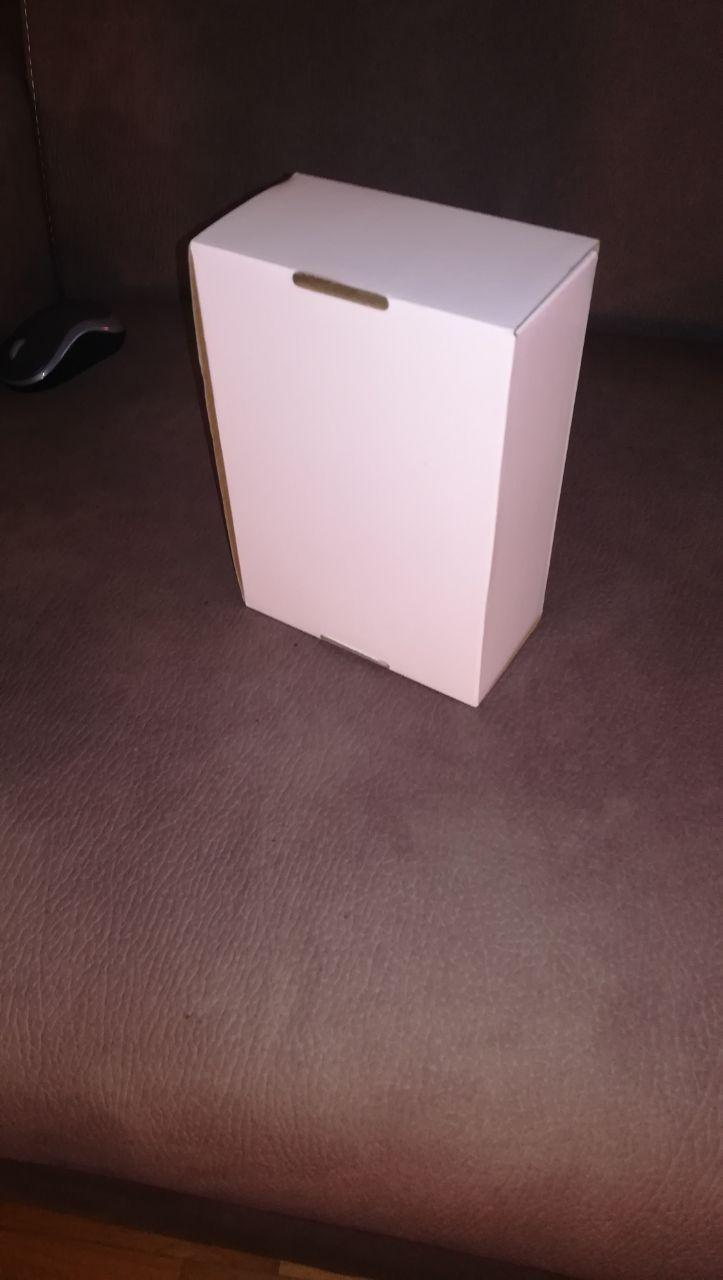
#> input picture images/box/box3.jpg, 723 x 1280 px; the run also reads 1 picture not shown here
$ jupyter execute --allow-errors colors_n_masking.ipynb
#> lines starting #> are read from the running program, lines starting #| are printed output that depends on the picture; after the words box and inside, x2 and y2 are one past the last pixel; in counts of white or black regions, pixels touching at a corner belong together; pictures that were not available may be replaced by others from this repository, and a replacement may not be noted
# Color Spaces

In this notebook we analyze different color spaces depending on their properties. The target for these tests is background removal for searching the panel in the field.<br>
The main property we considered is that the field is mainly red, because it pretend to be a replica of the Martian field.<br>
This assumption will be used widely during competition's photo analysis.
### Overview of different color spaces
Also take a look at [this link](https://www.learnopencv.com/color-spaces-in-opencv-cpp-python/).
+ **RGB**:
    + device dependent
    + condition dependent
+ **HSV**:
    + device dependent
    + h,s not so much condition dependent
    + cyclic (red look realy different indor/outdoor)
+ **LAB** (luminance + 2 colors)
    + inspired by human vision
    + device INDEPENDENT
    + mostly L condition dependent

[cell 1]
# Initial includes - execute first
import cv2
import numpy as np
from matplotlib import pyplot as plt

### Color thresholding RGB
Separating channels it's a usefull way to understand which color threshold based on the current space.<br>
After some tests it turns out that masking the 3 joint channels it's the same than masking them separately and merging.<br>
Simple threshold has the same effect as masking with lower value 0 and same upper val for each channel.

[cell 2]
# channels extraction, mask and threshold

# Debug - set 1 to show intermediate results
debhsv = 0
debhist=0
debresult = 0
debmask=0
debcanny = 1

# Load test image and convert it to RGB (default for cv is BGR)
image=cv2.cvtColor(cv2.imread('../../images/box/box3.jpg'),cv2.COLOR_BGR2RGB)

plt.figure(figsize=(20,10))
plt.subplot(1,2,1)
plt.imshow(image)
plt.title("Original image")

# For better study effectivness in working with separated channels, create 3 variables
imager,imageg,imageb = cv2.split(image)
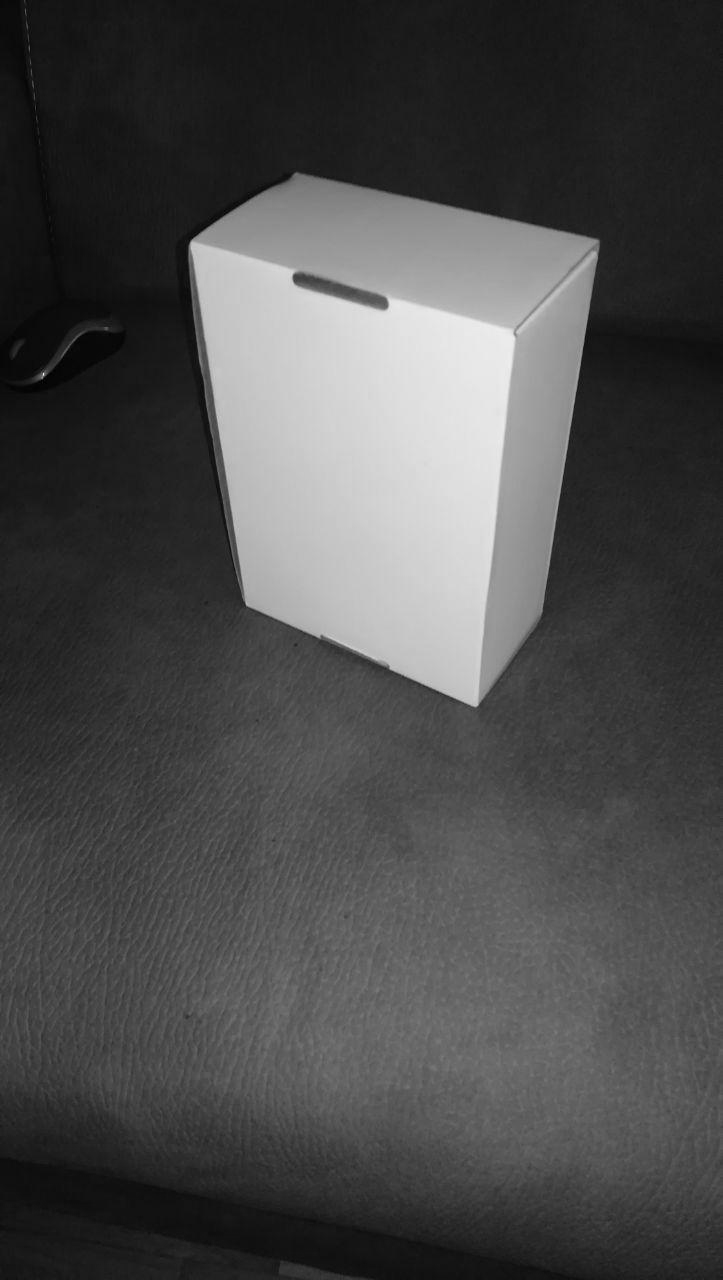
#> imageg: shape (1280, 723); min 0, max 253, mean 75.6

#channel histograms
histr,_ = np.histogram(imager, 256, [0,256])#may use imager.flatten()
#> histr = 256 values, max 16886 at index 35, min 1 at index 0, mean 3615
histg,_ = np.histogram(imageg, 256, [0,256])
#> histg = 256 values, max 22140 at index 28, min 0 at index 239, mean 3615
histb,_ = np.histogram(imageb, 256, [0,256])
#> histb = 256 values, max 19665 at index 24, min 0 at index 252, mean 3615

if debhist:
    plt.subplot(1,2,2)
    plt.plot(histr, color = 'r')
    plt.plot(histg, color = 'g')
    plt.plot(histb, color = 'b')
    plt.title("Original image histogram")
    plt.show()

#channel merging
#imagem=cv2.merge((rimage,gimage,bimage))

##green = np.uint8([[[0,255,0 ]]])
##hsv_green = cv2.cvtColor(green,cv2.COLOR_BGR2HSV)

# Mask on the original image without channel separation
wholelow = (0,0,0)
wholehigh = (135,115,115)
wholemask = cv2.bitwise_not(cv2.inRange(image,wholelow,wholehigh))#killmaskt
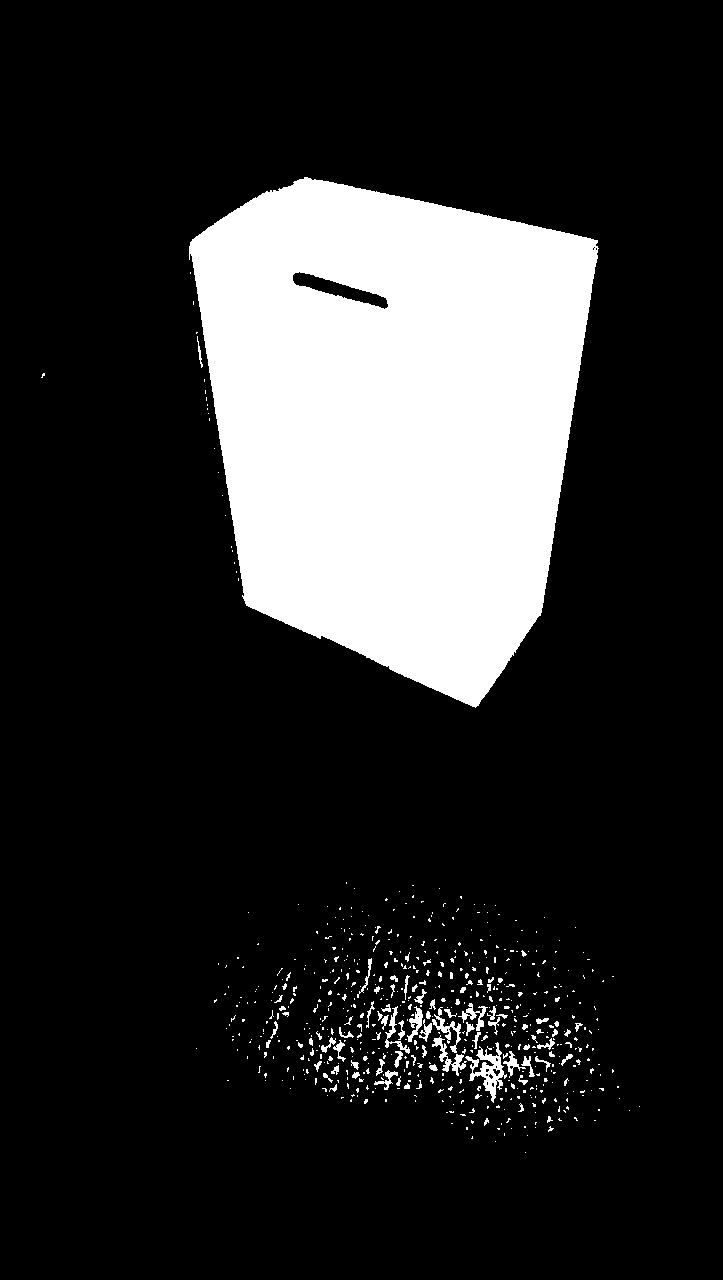
#> wholemask: shape (1280, 723); 17.9% white; 618 white regions (530 under 20 px), largest, box (x1, y1, x2, y2) and area: (189, 177, 599, 708) 156996, (465, 1042, 507, 1103) 850, (432, 1035, 467, 1076) 387
if debmask:
    plt.imshow(wholemask,cmap='gray')
    plt.show()
wholeimage = cv2.bitwise_and(image,image,mask=wholemask)
if debresult:
    plt.imshow(cv2.cvtColor(wholeimage, cv2.COLOR_RGB2GRAY),cmap='gray')
    plt.show()

## if the lower value is zero, a simple thresholding can be applied
##_, threshr = cv2.threshold(imager, 135, 255, cv2.THRESH_BINARY),...
##rgb_thresh = cv2.merge((threshr,...))
##if values of threshold are the same, it's equal to
##_,rgb_thresh = cv2.threshold(image_rgb, thrval, 255, cv2.THRESH_BINARY)

# Edges/contours on the masked image
filterparam = (100,20,0)
imagedges = cv2.Canny(cv2.cvtColor(wholeimage, cv2.COLOR_RGB2GRAY), filterparam[0], filterparam[1], filterparam[2])
#> imagedges: shape (1280, 723); 1.2% white in thin lines or dots, all inside (x1, y1, x2, y2) = (41, 176, 641, 1154)
if debcanny:
    plt.imshow(imagedges,cmap='gray')
    plt.title("Edges with Canny")
    plt.show()

### Color thresholding HSV
HUE thresholding is not enough with a wild image to separate the color (due to color mixing on the pixels/light conditions), **saturation/value channel** should be used also (as in the example below), in this case similarly to the color mask in hsv space.<br>

https://stackoverflow.com/questions/29156091/opencv-edge-border-detection-based-on-color
<br><br>
HUE channel it's circular, with values [0,179(°)], hence min and max vlues coincide; when those must be considered | our value<0 or >360°, it's better to shift the whole channel by an angular quantity | channel_shift=angular_shift/2<br><br>
Heuristics must be introduced to separate joint contours: thresholding the other channels since borderline pixels may assume a mixed color (hence inside hue range), or dilation to create an inner and outer contour and pick the inner ones(hierarcky>0)

[cell 3]
doshift=0

image=cv2.cvtColor(cv2.imread('../../images/rectangles.jpg'),cv2.COLOR_BGR2HSV)
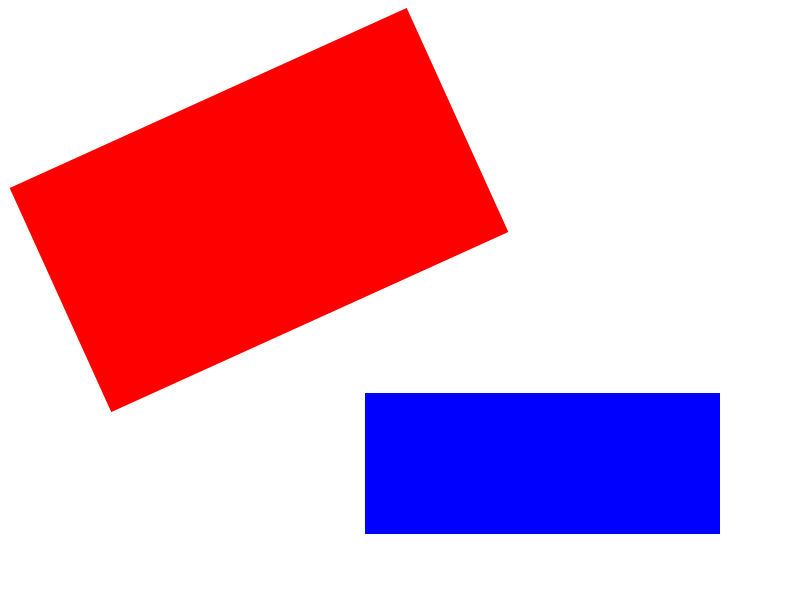
#> input picture images/rectangles.jpg, 800 x 600 px
#> image: shape (600, 800, 3); mean H, S, V 12.7, 83.6, 254.7
imgh,imgs,imgv=cv2.split(image)

plt.subplot(1,3,1)
plt.imshow(imgh,cmap='gray')
plt.subplot(1,3,2)
plt.imshow(imgs,cmap='gray')
plt.subplot(1,3,3)
plt.imshow(imgv,cmap='gray')
plt.show()

if doshift:
    angular_shift=50
    hueshift=angular_shift/2
    imgh=(imgh+ hueshift) % 180
    plt.imshow(imgh,cmap='gray')
    plt.show()

#threshold on s/v channel to separate joint contours,otherwise:
#dilation and picking of inner contours through hierarchy(this one after canny)

#edge detector
imghedg= cv2.Canny(imgh, 10,500,1)
#> imghedg: shape (600, 800); 0.4% white in thin lines or dots, all inside (x1, y1, x2, y2) = (13, 16, 720, 537)

plt.imshow(imghedg,cmap='gray')
plt.show()

if 0:
    limlow=(50,50,50)
    limhigh=(255,255,)
    mask = cv2.inRange(hsvimage, limlow,limhigh)
    thresimage = cv2.bitwise_and(image,image, mask=mask)

Tests showed that filtering (gaussian, median) had no improvement on the single H channel edge detection.

### logical thresholding
accessing directly to the channels of the converted image, without the  use of thresholding or masking function

for implementing thresholding in range, 2 consecutive masks are required; execution time appears a little longer

[cell 4]
import cv2
from matplotlib import pyplot as plt

img = cv2.cvtColor(cv2.imread('../../images/marsyard/task.jpg'),cv2.COLOR_BGR2RGB)
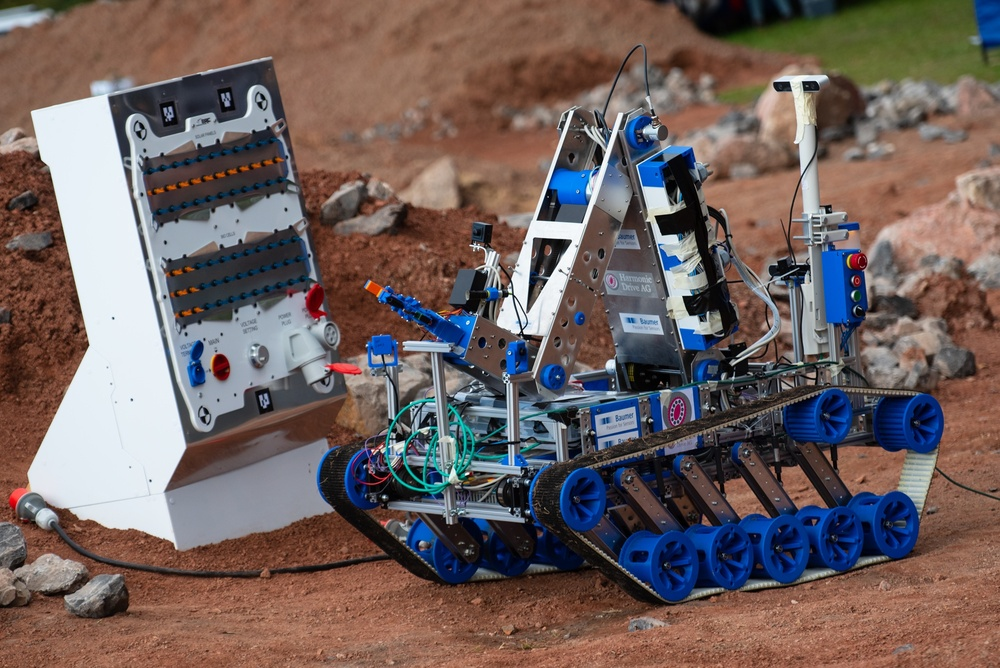
#> input picture images/marsyard/task.jpg, 1000 x 668 px, shrunk from 2000 x 1335 before the run
image_thr = img.copy()
image_thr[(img[...,0]<100) | (img[...,2]<100) |(img[...,1]<100)]=0
##
plt.subplot(1,2,1)
plt.imshow(img)
plt.subplot(1,2,2)
plt.imshow(image_thr)
plt.show()

img = cv2.imread('../../images/z_other/echocolor.jpg')
#> (the rest of this cell did not finish here and is left out)

### mask of black pixels

to avoid considering the black pixels, present in the area where the histogram is analyzed, add a mask to the calcHist, considering that black[hsv] s.t. value==0

https://stackoverflow.com/questions/62875780/how-to-calculate-histogram-on-opencv-without-taking-into-consideration-all-black

https://stackoverflow.com/questions/36689915/opencv-ignoring-pixels-when-generating-a-hue-histogram

[cell 5]
import cv2
import numpy as np
from matplotlib import pyplot as plt

imagehsv=cv2.cvtColor(image_thr,cv2.COLOR_BGR2HSV)
#> imagehsv: shape (668, 1000, 3); mean H, S, V 14.3, 9.4, 49.4
# imageh,images,imagev=cv2.split(imagehsv)
# imageh=imagehsv[...,0];images=imagehsv[...,1];imagev=imagehsv[...,2];
# mask where value channel not zero
vmask=imagehsv[...,2] !=0
#> vmask: shape (668, 1000) bool; 26.4% white; 2770 white regions (2528 under 20 px), largest, box (x1, y1, x2, y2) and area: (0, 56, 340, 551) 76419, (636, 64, 1000, 362) 23715, (499, 70, 693, 379) 12056
vmask=vmask.astype(np.uint8)
plt.imshow(vmask)
plt.show()
#> (the rest of this cell did not finish here and is left out)

### test on a  marsyard image

[cell 6]
import cv2
import numpy as np
from matplotlib import pyplot as plt
debhist=1

image = cv2.cvtColor(cv2.imread("../../images/marsyard/task-example.jpg"), cv2.COLOR_BGR2RGB)
imager,imageg,imageb = cv2.split(image)
#> imager: shape (668, 1000)
#> imageg: shape (668, 1000)
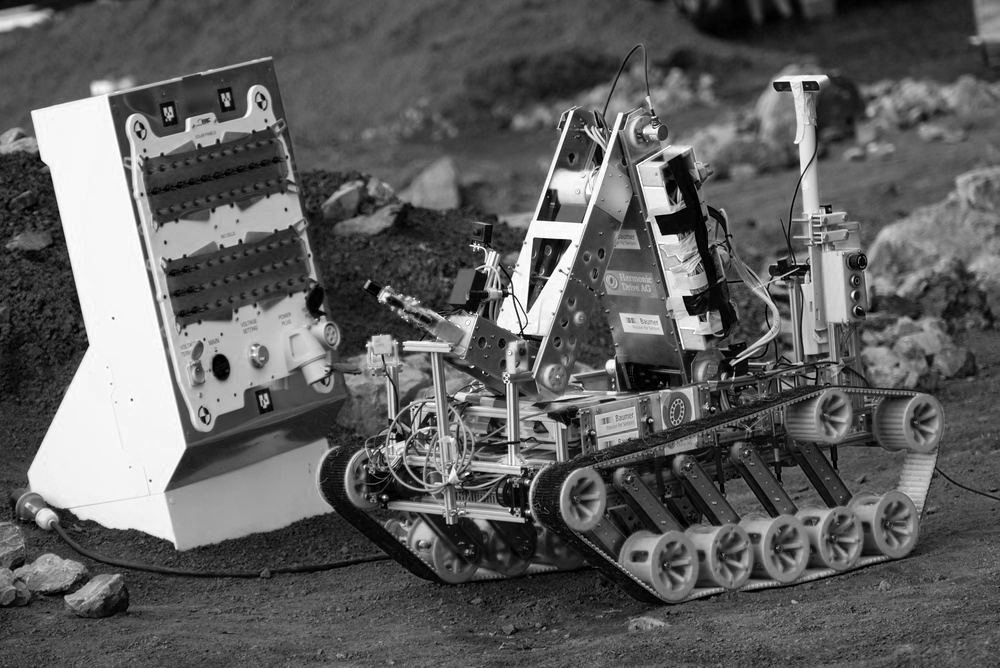
#> imageb: shape (668, 1000); min 0, max 255, mean 95.3

histr,_ = np.histogram(imager,256,[0,256])#may use image.flatten()
#> histr = 256 values, max 19668 at index 0, min 17 at index 254, mean 2609.4
histg,_ = np.histogram(imageg,256,[0,256])
#> histg = 256 values, max 10286 at index 241, min 51 at index 254, mean 2609.4
histb,_ = np.histogram(imageb,256,[0,256])
#> histb = 256 values, max 8809 at index 247, min 143 at index 254, mean 2609.4
histrf,_ = np.histogram(imager.flatten(),256,[0,256])
#> histrf has the same summary as histr
histgf,_ = np.histogram(imageg.flatten(),256,[0,256])
#> histgf has the same summary as histg
histbf,_ = np.histogram(imageb.flatten(),256,[0,256])
#> histbf has the same summary as histb
if debhist:
    plt.plot(histr,color = 'r')
    plt.plot(histg,color = 'g')
    plt.plot(histb,color = 'b')
    plt.show()
#> figure, not shown here; curve peaks at x = 0, y = 19668; curve peaks at x = 241, y = 10286; curve peaks at x = 247, y = 8809
    plt.plot(histrf,color = 'r')
    plt.plot(histr,color = 'k')
    plt.plot(histgf,color = 'g')
    plt.plot(histbf,color = 'b')
    plt.show()
#> figure, not shown here; curve peaks at x = 0, y = 19668; curve peaks at x = 0, y = 19668; curve peaks at x = 241, y = 10286


#color thresholding
minred=(50,50,50)
maxred=(255,255,255)
light_white = (0, 0, 200)
dark_white = (145, 60, 255)

imagehsv=cv2.cvtColor(image, cv2.COLOR_BGR2HSV)
#> imagehsv: shape (668, 1000, 3); mean H, S, V 80.4, 98.1, 126.1

masknored = cv2.bitwise_not(cv2.inRange(imagehsv, minred,maxred))
#> masknored: shape (668, 1000); 47.9% white; 287 white regions (234 under 20 px), largest, box (x1, y1, x2, y2) and area: (0, 43, 1000, 607) 299717, (0, 522, 129, 619) 4957, (654, 0, 882, 39) 4526
maskred = (cv2.inRange(imagehsv, minred,maxred))
imagenored = cv2.bitwise_and(image,image, mask=masknored)
imagered= cv2.bitwise_and(image,image, mask=maskred)
maskwhite = cv2.inRange(imagehsv, light_white, dark_white)
#> maskwhite: shape (668, 1000); 8.5% white; 519 white regions (451 under 20 px), largest, box (x1, y1, x2, y2) and area: (27, 83, 186, 549) 39798, (512, 110, 623, 335) 4453, (775, 75, 828, 173) 1230
imagewhite = cv2.bitwise_and(image, image, mask=maskwhite)
masknowhite =  cv2.bitwise_not(cv2.inRange(imagehsv, light_white, dark_white))
imagenowhite =cv2.bitwise_and(image, image, mask=masknowhite)

#maskfin= maskred + maskwhite
#imagefin = cv2.bitwise_and(image,image, mask=maskfin)
plt.subplot(2, 2, 1)
plt.imshow(maskred, cmap="gray")
plt.subplot(2, 2, 2)
plt.imshow(masknored, cmap="gray")
plt.subplot(2, 2, 3)
plt.imshow(maskwhite, cmap="gray")
plt.subplot(2, 2, 4)
plt.imshow(masknowhite, cmap="gray")
plt.show()

plt.subplot(2, 2, 1)
plt.imshow(imagered)
plt.subplot(2, 2, 2)
plt.imshow(imagenored)
plt.subplot(2, 2, 3)
plt.imshow(imagewhite)
plt.subplot(2, 2, 4)
plt.imshow(imagenowhite)
plt.show()

[cell 7]
import cv2
import numpy as np
from matplotlib import pyplot as plt

img = cv2.imread('../../images/marsyard/task-example.jpg')
#> img is the input picture: shape (668, 1000, 3); mean B, G, R 95.3, 97.8, 112.9
img = cv2.cvtColor(img,cv2.COLOR_BGR2HSV)
#> img: shape (668, 1000, 3); mean H, S, V 50.1, 98.1, 126.1
#since hsv red is on the borber, operate channel's shift
doshift=0

if doshift:
    angular_shift=30
    hueshift=angular_shift/2
    img=(img+ hueshift) % 180

#in SHIFTED HSV range
MAX_V_RANGE=255
LOWRED_MIN = np.array([0, 0, 0],np.uint8)
LOWRED_MAX = np.array([20, 255, MAX_V_RANGE],np.uint8)
HIGHRED_MIN = np.array([159, 0, 0],np.uint8)
HIGHRED_MAX = np.array([179, 255, MAX_V_RANGE],np.uint8)
GREEN_MIN= np.array([31, 0, 0],np.uint8)
GREEN_MAX = np.array([70, 255, MAX_V_RANGE],np.uint8)
BLUE_MIN= np.array([91, 0, 0],np.uint8)
BLUE_MAX = np.array([150, 255, MAX_V_RANGE],np.uint8)

masknoredlow = cv2.bitwise_not(cv2.inRange(img, LOWRED_MIN,LOWRED_MAX))
#> masknoredlow: shape (668, 1000); 42.7% white; 427 white regions (362 under 20 px), largest, box (x1, y1, x2, y2) and area: (10, 0, 1000, 604) 276542, (0, 0, 94, 36) 1709, (713, 85, 768, 104) 662
masknoredhigh = cv2.bitwise_not(cv2.inRange(img, HIGHRED_MIN,HIGHRED_MAX))
#> masknoredhigh: shape (668, 1000); 97% white; black in thin lines or dots
masknogreen = cv2.bitwise_not(cv2.inRange(img, GREEN_MIN,GREEN_MAX))
#> masknogreen: shape (668, 1000); 96.6% white; 677 black regions (634 under 20 px), largest, box (x1, y1, x2, y2) and area: (712, 0, 1000, 94) 15387, (0, 0, 88, 15) 753, (899, 453, 936, 513) 598
masknoblue = cv2.bitwise_not(cv2.inRange(img, BLUE_MIN,BLUE_MAX))
#> masknoblue: shape (668, 1000); 66.8% white; 312 black regions (231 under 20 px), largest, box (x1, y1, x2, y2) and area: (19, 58, 346, 559) 96495, (342, 109, 753, 585) 62782, (552, 386, 944, 603) 38082
imagenored = cv2.bitwise_and(img,img, mask=(masknoredlow &masknoredhigh))# & masknogreen))
#> imagenored: shape (668, 1000, 3); mean H, S, V 39.8, 35.7, 52.8

plt.imshow(cv2.cvtColor(imagenored,cv2.COLOR_HSV2RGB))
plt.show()
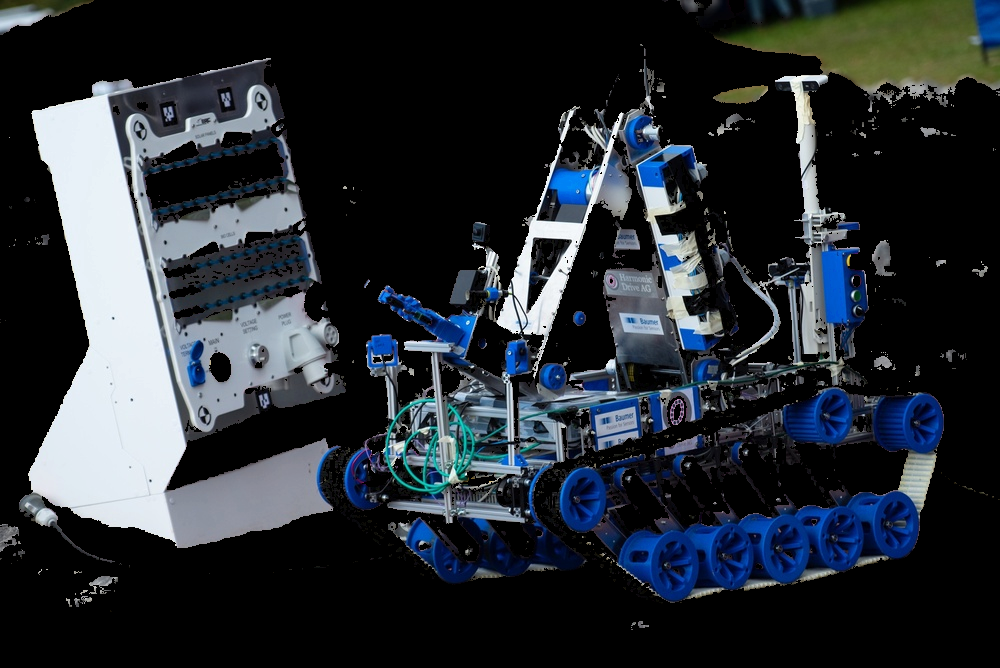
#> shown: shape (668, 1000, 3); mean R, G, B 39.4, 45.1, 51.3
